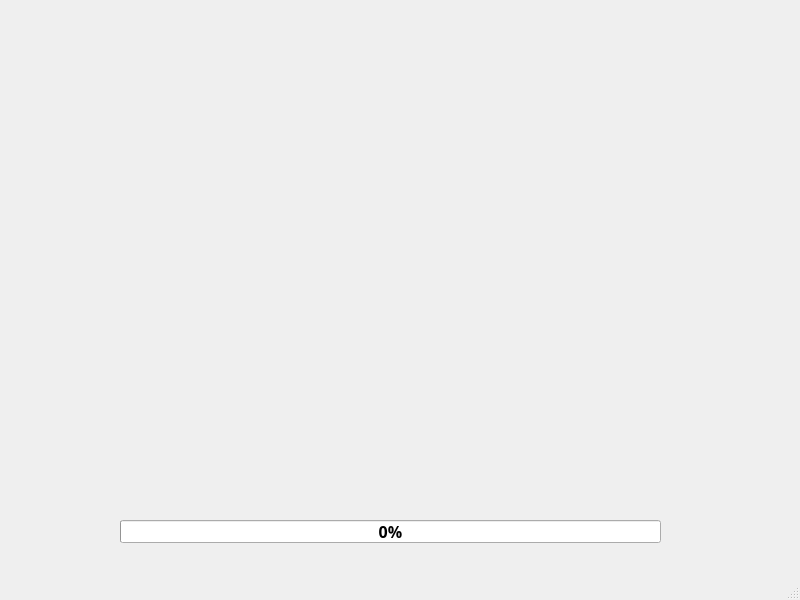
<?xml version="1.0" encoding="UTF-8"?>
<ui version="4.0">
 <class>LoadingWindow</class>
 <widget class="QMainWindow" name="LoadingWindow">
  <property name="geometry">
   <rect>
    <x>0</x>
    <y>0</y>
    <width>800</width>
    <height>600</height>
   </rect>
  </property>
  <property name="windowTitle">
   <string>MainWindow</string>
  </property>
  <widget class="QWidget" name="centralwidget">
   <widget class="QProgressBar" name="Progress_Bar">
    <property name="geometry">
     <rect>
      <x>120</x>
      <y>520</y>
      <width>541</width>
      <height>23</height>
     </rect>
    </property>
    <property name="font">
     <font>
      <family>Berlin Sans FB</family>
      <pointsize>12</pointsize>
      <weight>75</weight>
      <bold>true</bold>
     </font>
    </property>
    <property name="autoFillBackground">
     <bool>true</bool>
    </property>
    <property name="value">
     <number>0</number>
    </property>
   </widget>
  </widget>
  <widget class="QMenuBar" name="menubar">
   <property name="geometry">
    <rect>
     <x>0</x>
     <y>0</y>
     <width>800</width>
     <height>26</height>
    </rect>
   </property>
  </widget>
  <widget class="QStatusBar" name="statusbar"/>
 </widget>
 <resources/>
 <connections/>
</ui>
